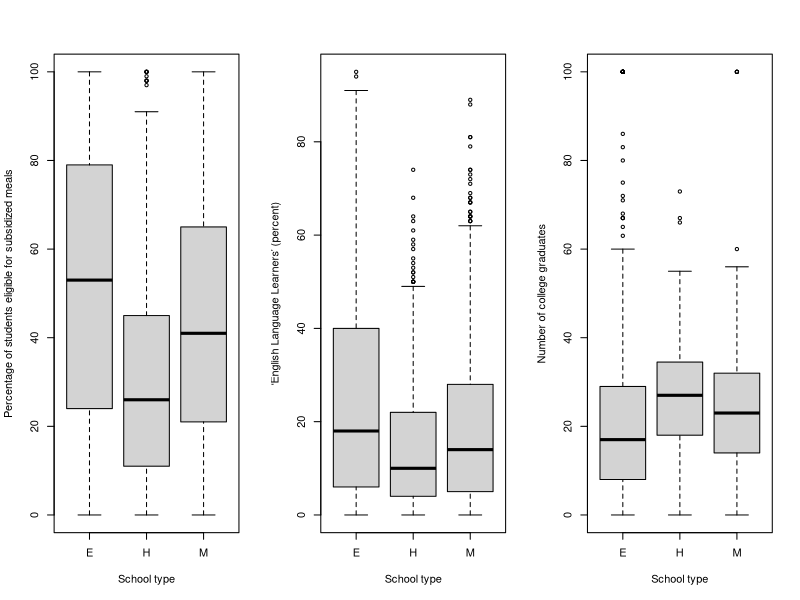
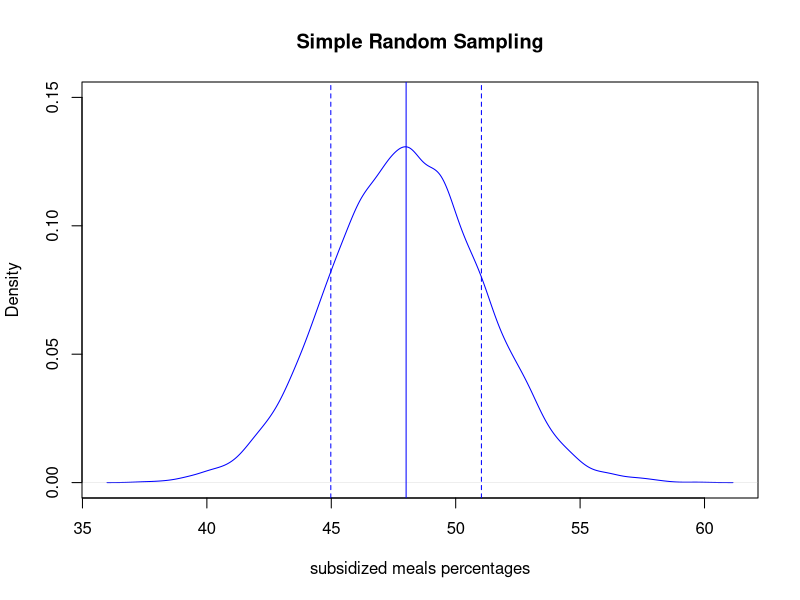
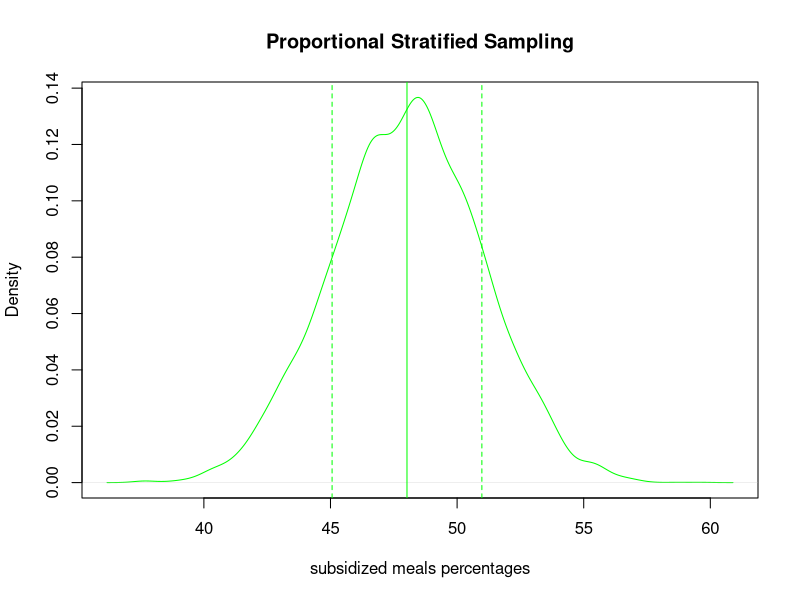

The R script that drew these images, in order:
library(survey)
data(api)
head(apipop)
#library(corrplot)
#install.packages("corrplot")


### CHOOSING A VARIABLE OF INTEREST#########
######## lets visualize the survey data and see which varibale might be more interesting #####
par(mfrow=c(1,3))
boxplot(meals~stype, data=apipop, ylab="Percentage of students eligible for subsidized meals", xlab="School type")

boxplot(ell~stype, data=apipop, ylab="‘English Language Learners’ (percent)", xlab="School type")
boxplot(col.grad~stype, data=apipop, ylab="Number of college graduates", xlab="School type")

dev.off()


props= table(apipop$stype)/length(apipop$stype)

########## SRS SAMPLING###################

######### theoretical values#########

# population mean
mean(apipop$meals) 

# sample sd
S_sqrt= (1/ (nrow(apipop)-1))*sum( (apipop$meals -mean(apipop$meals))^2)
S_sqrt
sqrt(S_sqrt)

var_ybar = (1 - (sum(round(props*100))/nrow(apipop)))*(( sd(apipop$meals)^2 )/sum(round(props*100)))
sd_ybar = sqrt(var_ybar)


# sample mean  or estimate mean
#sum(sample(apipop$meals, sum(round(props*100)) ))/sum(round(props*100))


######## simple random sampling from apipop dataset specifically the meals column##############

pop_srs<-function(data, Nsim, prop){
  xbars_pop = NA
  #SE_xbars_pop = NA
  for( i in 1:Nsim){srs=sample(data$meals, sum(round(props*100)))
  xbars_pop[i] <- mean(srs) 
  #SE_xbars_pop[i] <- sd(srs)
  
  }
  
  
  output <- list(xbars_pop,mean(xbars_pop), sd(xbars_pop)) # mean(SE_xbars_pop)
  names(output) <- c("sample xbars_pop","mean_xbars_pop",'se of xbars') # "mean_SE_xbars_pop"
  return(output)
}


srsAPI= pop_srs(apipop, 10000, props)
srsAPI








######## DATA PREPARATION for Stratified############
####### separated data by school type to make it easier during sampling
apipop$N <- NA

apipop$N[apipop$stype=='E'] <- length(apipop$sname[apipop$stype=='E'])
apipop$N[apipop$stype=='M'] <- length(apipop$sname[apipop$stype=='M'])
apipop$N[apipop$stype=='H'] <- length(apipop$sname[apipop$stype=='H'])



##### first lets find the proportion of schools that are Elementary, Middle school and High school.
# This is needed to do a proportional stratified sampling using school type as strata. 

props= table(apipop$stype)/length(apipop$stype); props
props


# lets multiply the above proportions by 100 and round to get an estimate of how many of each school type we should sample 

round(props*100)
#### reordered the apipop dataset to make it easier to sample 
elem_data = apipop[apipop$stype=='E',]
midd_data = apipop[apipop$stype=='M',]
high_data = apipop[apipop$stype=='H',]

# When indexing apipop_reorder from 1:4421 are elementary schools, 4422:5439 are middle schools and 5440:6194 are high schools
apipop_reorder = rbind(elem_data, midd_data,high_data) 


################# Theoretical calculations of ybar and sigma of ybar ####
mus=tapply(apipop$meals,apipop$stype ,mean)
SDs=tapply(apipop$meals,apipop$stype ,sd)

len_Es=length(apipop$sname[apipop$stype=='E'])
len_Ms=length(apipop$sname[apipop$stype=='M'])
len_Hs=length(apipop$sname[apipop$stype=='H'])

ybar_str = (1/nrow(apipop))*( len_Es*mus[[1]]  +  len_Ms*mus[[3]]+ len_Hs*mus[[2]]  )

var_ybar_str = (1/nrow(apipop)^2)* ( ((len_Es^2)*(1- (71/len_Es))*((SDs[[1]]^2)/71))  +
                                       ((len_Ms^2)*(1- (16/len_Ms))*((SDs[[3]]^2)/16)) +
                                       ((len_Hs^2)*(1- (12/len_Hs))*( (SDs[[2]]^2)/12)) )
sd_ybar_str = sqrt(var_ybar_str)





######### STRATIFIED SAMPLING#######################
######### proportional stratified sampling from apipop dataset############
strat_sampl_pop<- function(data, Nsim, prop){
  xbar_EMH <- NA
  SE_xbar_EMH <- NA
  for(i in 1:Nsim){sampl_elem= data[1:4421,][sample(nrow(data[1:4421,]), round(props[[1]]*100)),] 
  sampl_midd=  data[4422:5439,][sample(nrow(data[4422:5439,]), round(props[[3]]*100)),] 
  sampl_high =  data[5440:6194,][sample(nrow(data[5440:6194,]), round(props[[2]]*100)),]
  
  
  strat_sample=rbind(sampl_elem,sampl_midd, sampl_high)
  # The svydesign function in the survey package is used to create a survey design object that includes 
  #information about the design and the data. N each strata size, the strata is by stype (school type)
  mydes = svydesign(id=~1, strata = ~stype, data = strat_sample , fpc=~N )
  
  # Inferences can be made by applying special functions to the object created by svydesign
  xbar_EMH[i]<- svymean(~meals, design = mydes)
  # grabs SE from the svymean() function above
  SE_xbar_EMH[i] <- SE(svymean(~meals, design = mydes))
  
  
  }
  
  output<- list (xbar_EMH,mean(xbar_EMH),mean(SE_xbar_EMH))
  names(output) <- c("sample xbar_EMH","mean_xbars_EMH","mean_SE_xbars")
  return(output)
}



stratAPI= strat_sampl_pop(data=apipop_reorder, Nsim=10000, prop=props)


#par(new=TRUE)

plot(density(srsAPI[[1]]),col='blue', ylim=c(0,0.15), xlab = 'subsidized meals percentages', main='Simple Random Sampling')
abline(v=c(srsAPI[[2]]+srsAPI[[3]],srsAPI[[2]]-srsAPI[[3]] ), col=c('blue','blue'),lty=c(2,2))
abline(v=srsAPI[[2]] ,col='blue', lty=1)

#points(density(stratAPI[[1]]), type='l', col='red')
plot(density(stratAPI[[1]]), col='green', xlab = 'subsidized meals percentages', main='Proportional Stratified Sampling')
abline(v=c(stratAPI[[2]]+stratAPI[[3]],stratAPI[[2]]-stratAPI[[3]] ), col=c('green','green'),lty=c(2,2))
abline(v=stratAPI[[2]] ,col='green', lty=1)
